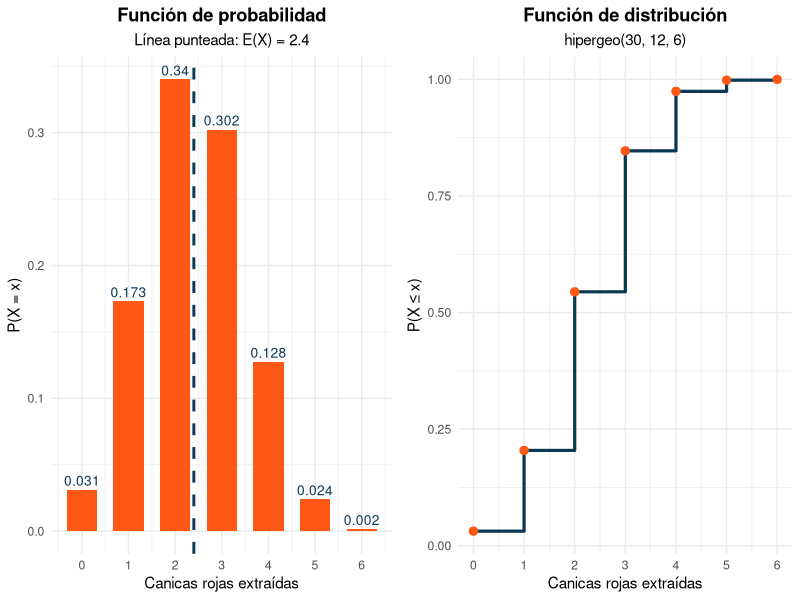
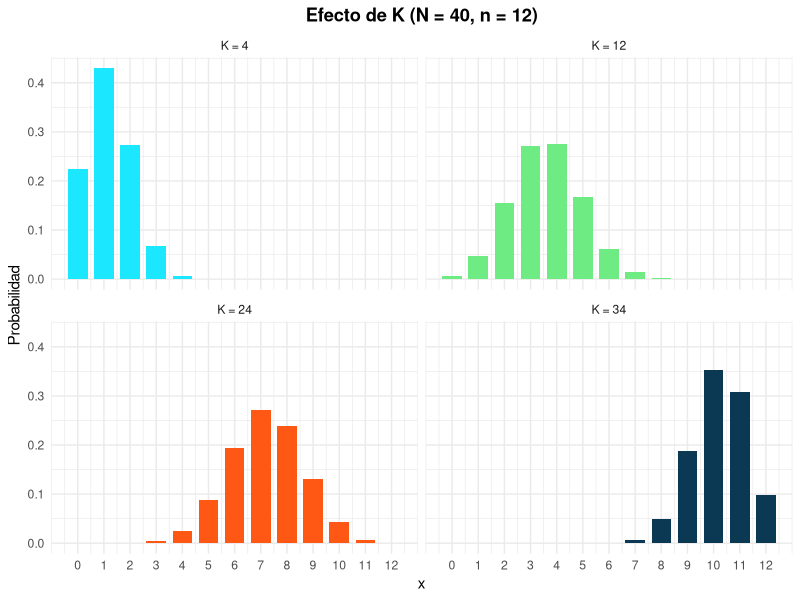
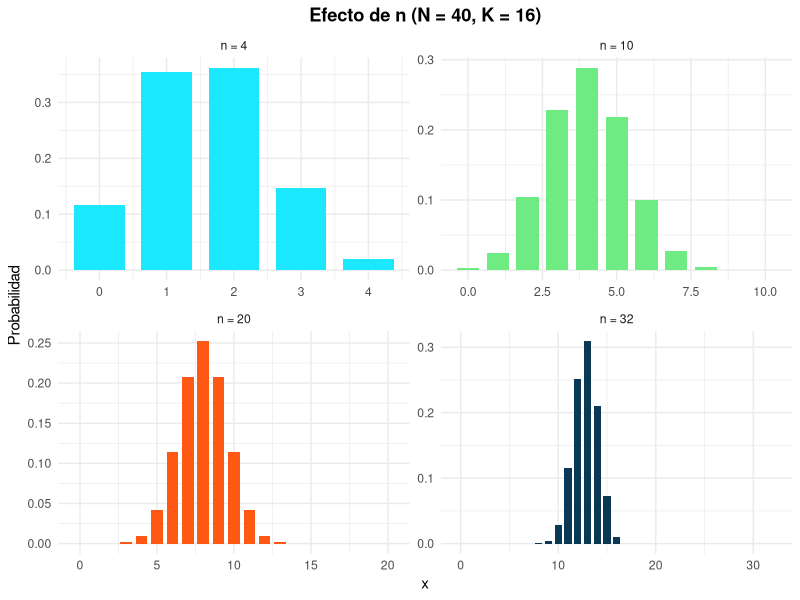
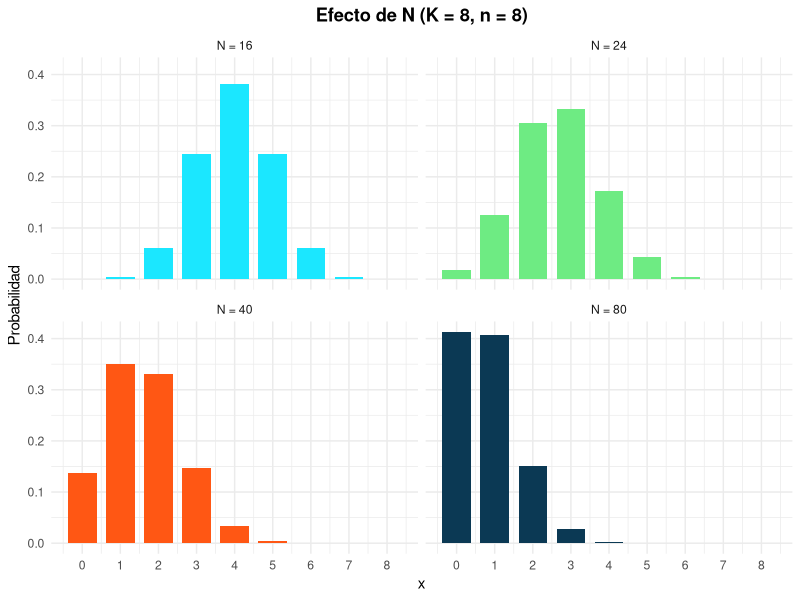
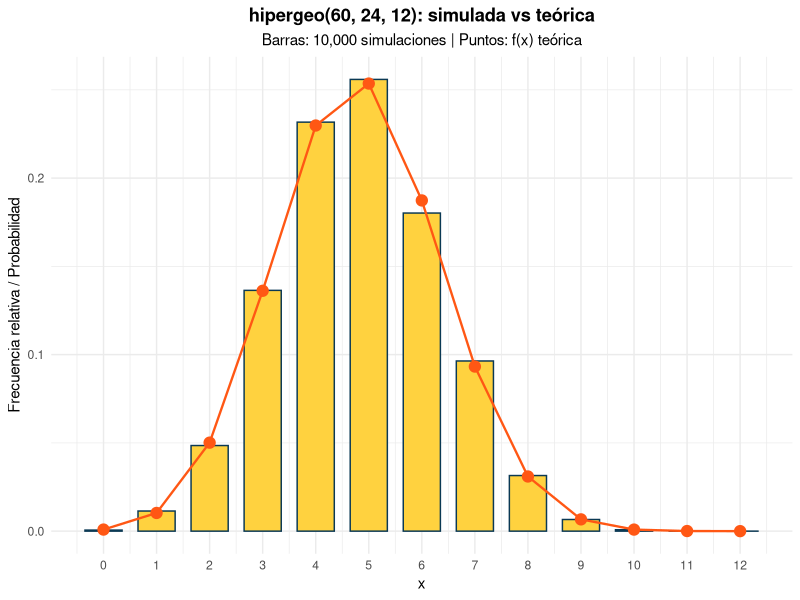
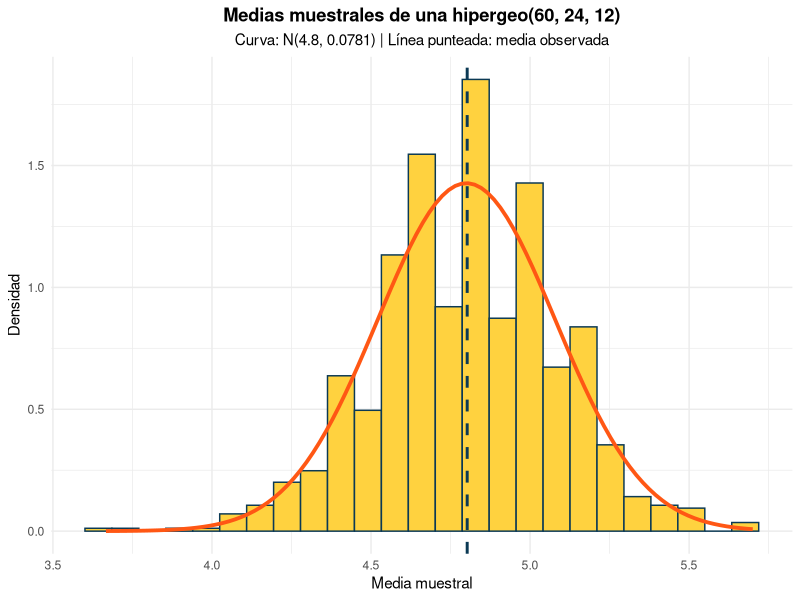
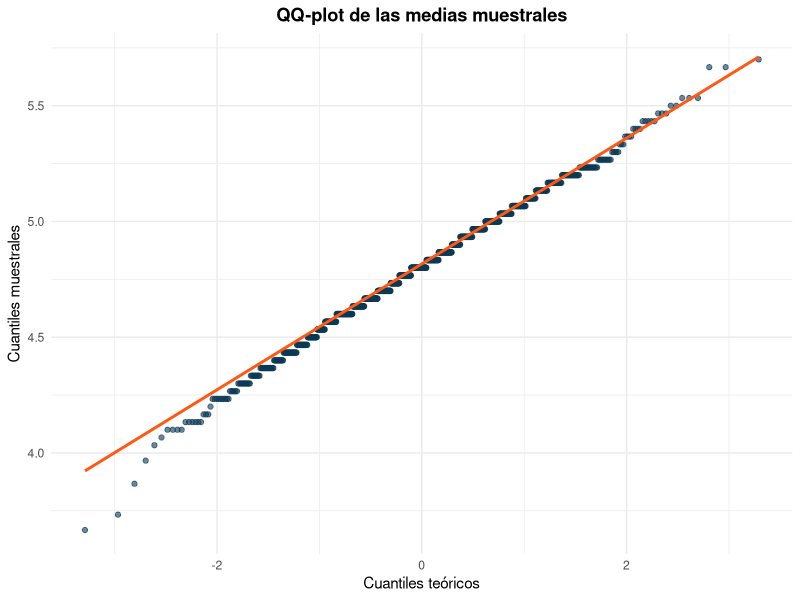

These figures' R source, in order:
## ---- chunk 1
#| label: setup
#| include: false
library(tidyverse)
library(kableExtra)
library(gridExtra)
## ---- chunk 2
#| label: ejemplo-urna
#| code-fold: true

N_urna <- 30
K_urna <- 12
n_urna <- 6
x_urna <- 0:n_urna

tabla_urna <- data.frame(
  x = x_urna,
  fx = dhyper(x_urna, K_urna, N_urna - K_urna, n_urna),
  Fx = phyper(x_urna, K_urna, N_urna - K_urna, n_urna)
)

kable(tabla_urna, digits = 4,
      caption = "Distribución hipergeo(30, 12, 6)",
      col.names = c("x", "P(X = x)", "P(X ≤ x)")) %>%
  kable_styling(bootstrap_options = "striped", full_width = FALSE)

esp_urna <- n_urna * K_urna / N_urna
var_urna <- n_urna * (K_urna / N_urna) * (1 - K_urna / N_urna) *
  (N_urna - n_urna) / (N_urna - 1)

cat("Esperanza:", esp_urna, "\n")
cat("Varianza:", round(var_urna, 4), "\n")
cat("Desviación estándar:", round(sqrt(var_urna), 4), "\n")
## ---- chunk 3
#| label: grafico-urna
#| code-fold: true
#| fig-align: center
#| fig-width: 10
#| fig-height: 4.5

g_urna_f <- ggplot(tabla_urna, aes(x = x, y = fx)) +
  geom_col(fill = "#FF5714", width = 0.65) +
  geom_text(aes(label = round(fx, 3)), vjust = -0.4, size = 3.5, color = "#0B3954") +
  geom_vline(xintercept = esp_urna, color = "#0B3954", linetype = "dashed", linewidth = 1) +
  scale_x_continuous(breaks = x_urna) +
  labs(title = "Función de probabilidad",
       subtitle = "Línea punteada: E(X) = 2.4",
       x = "Canicas rojas extraídas",
       y = "P(X = x)") +
  theme_minimal() +
  theme(plot.title = element_text(hjust = 0.5, face = "bold"),
        plot.subtitle = element_text(hjust = 0.5))

g_urna_F <- ggplot(tabla_urna, aes(x = x, y = Fx)) +
  geom_step(color = "#0B3954", linewidth = 1.1) +
  geom_point(color = "#FF5714", size = 2.5) +
  scale_x_continuous(breaks = x_urna) +
  labs(title = "Función de distribución",
       subtitle = "hipergeo(30, 12, 6)",
       x = "Canicas rojas extraídas",
       y = "P(X ≤ x)") +
  theme_minimal() +
  theme(plot.title = element_text(hjust = 0.5, face = "bold"),
        plot.subtitle = element_text(hjust = 0.5))

grid.arrange(g_urna_f, g_urna_F, ncol = 2)
## ---- chunk 4
#| label: efecto-K
#| code-fold: true
#| fig-align: center

N_k <- 40
n_k <- 12
K_vals <- c(4, 12, 24, 34)

datos_K <- map_dfr(K_vals, function(K) {
  data.frame(
    x = 0:n_k,
    prob = dhyper(0:n_k, K, N_k - K, n_k),
    K = paste("K =", K)
  )
})
datos_K$K <- factor(datos_K$K, levels = paste("K =", K_vals))

ggplot(datos_K, aes(x = x, y = prob, fill = K)) +
  geom_col(width = 0.75, show.legend = FALSE) +
  scale_fill_manual(values = c("#1BE7FF", "#6EEB83", "#FF5714", "#0B3954")) +
  scale_x_continuous(breaks = 0:n_k) +
  facet_wrap(~K) +
  labs(title = "Efecto de K (N = 40, n = 12)",
       x = "x",
       y = "Probabilidad") +
  theme_minimal() +
  theme(plot.title = element_text(hjust = 0.5, face = "bold"))
## ---- chunk 5
#| label: efecto-n
#| code-fold: true
#| fig-align: center

K_n <- 16
n_vals <- c(4, 10, 20, 32)

datos_n <- map_dfr(n_vals, function(n) {
  data.frame(
    x = 0:n,
    prob = dhyper(0:n, K_n, N_k - K_n, n),
    n = paste("n =", n)
  )
})
datos_n$n <- factor(datos_n$n, levels = paste("n =", n_vals))

ggplot(datos_n, aes(x = x, y = prob, fill = n)) +
  geom_col(width = 0.75, show.legend = FALSE) +
  scale_fill_manual(values = c("#1BE7FF", "#6EEB83", "#FF5714", "#0B3954")) +
  facet_wrap(~n, scales = "free") +
  labs(title = "Efecto de n (N = 40, K = 16)",
       x = "x",
       y = "Probabilidad") +
  theme_minimal() +
  theme(plot.title = element_text(hjust = 0.5, face = "bold"))
## ---- chunk 6
#| label: efecto-N
#| code-fold: true
#| fig-align: center

K_N <- 8
n_N <- 8
N_vals <- c(16, 24, 40, 80)

datos_N <- map_dfr(N_vals, function(N) {
  data.frame(
    x = 0:n_N,
    prob = dhyper(0:n_N, K_N, N - K_N, n_N),
    N = paste("N =", N)
  )
})
datos_N$N <- factor(datos_N$N, levels = paste("N =", N_vals))

ggplot(datos_N, aes(x = x, y = prob, fill = N)) +
  geom_col(width = 0.75, show.legend = FALSE) +
  scale_fill_manual(values = c("#1BE7FF", "#6EEB83", "#FF5714", "#0B3954")) +
  scale_x_continuous(breaks = 0:n_N) +
  facet_wrap(~N) +
  labs(title = "Efecto de N (K = 8, n = 8)",
       x = "x",
       y = "Probabilidad") +
  theme_minimal() +
  theme(plot.title = element_text(hjust = 0.5, face = "bold"))
## ---- chunk 7
#| label: tabla-parametros
#| code-fold: true

param_hiper <- tibble(
  N = c(40, 40, 40, 40, 40, 80),
  K = c(4, 24, 16, 16, 16, 8),
  n = c(12, 12, 4, 20, 32, 8)
) %>%
  mutate(
    Media = n * K / N,
    Varianza = n * (K / N) * (1 - K / N) * (N - n) / (N - 1),
    Desv_Std = sqrt(Varianza)
  )

kable(param_hiper, digits = 4,
      caption = "Esperanza y varianza de la distribución hipergeométrica",
      col.names = c("N", "K", "n", "Media", "Varianza", "Desv. Estándar")) %>%
  kable_styling(bootstrap_options = "striped")
## ---- chunk 8
#| label: simulacion-hiper
#| code-fold: true

set.seed(2026)

N_s <- 60
K_s <- 24
n_s <- 12
reps_s <- 10000

valores_s <- rhyper(reps_s, K_s, N_s - K_s, n_s)

esp_s <- n_s * K_s / N_s
var_s <- n_s * (K_s / N_s) * (1 - K_s / N_s) * (N_s - n_s) / (N_s - 1)

data.frame(
  Medida = c("Media", "Varianza", "Desv. Estándar"),
  Teorica = c(esp_s, var_s, sqrt(var_s)),
  Simulada = c(mean(valores_s), var(valores_s), sd(valores_s))
) %>%
  kable(digits = 4,
        caption = "hipergeo(60, 24, 12): valores teóricos vs simulados",
        col.names = c("Medida", "Teórica", "Simulada")) %>%
  kable_styling(bootstrap_options = "striped", full_width = FALSE)
## ---- chunk 9
#| label: grafico-simulacion
#| code-fold: true
#| fig-align: center

soporte_s <- 0:n_s

comp_s <- data.frame(
  x = soporte_s,
  Simulada = as.numeric(table(factor(valores_s, levels = soporte_s))) / reps_s,
  Teorica = dhyper(soporte_s, K_s, N_s - K_s, n_s)
)

ggplot(comp_s, aes(x = x)) +
  geom_col(aes(y = Simulada), fill = "#FFD23F", color = "#0B3954", width = 0.7) +
  geom_point(aes(y = Teorica), color = "#FF5714", size = 3.5) +
  geom_line(aes(y = Teorica), color = "#FF5714", linewidth = 0.8) +
  scale_x_continuous(breaks = soporte_s) +
  labs(title = "hipergeo(60, 24, 12): simulada vs teórica",
       subtitle = "Barras: 10,000 simulaciones | Puntos: f(x) teórica",
       x = "x",
       y = "Frecuencia relativa / Probabilidad") +
  theme_minimal() +
  theme(plot.title = element_text(hjust = 0.5, face = "bold"),
        plot.subtitle = element_text(hjust = 0.5))
## ---- chunk 10
#| label: tcl-hiper
#| code-fold: true
#| fig-align: center

set.seed(2026)

k_tcl <- 1000
n_tcl <- 30

medias_h <- replicate(k_tcl, mean(rhyper(n_tcl, K_s, N_s - K_s, n_s)))
var_media_h <- var_s / n_tcl

data.frame(
  Medida = c("Media", "Varianza"),
  Teorico = c(esp_s, var_media_h),
  Observado = c(mean(medias_h), var(medias_h))
) %>%
  kable(digits = 4, col.names = c("Medida", "Teórico", "Observado")) %>%
  kable_styling(bootstrap_options = "striped", full_width = FALSE)

ggplot(data.frame(medias = medias_h), aes(x = medias)) +
  geom_histogram(aes(y = after_stat(density)), bins = 25,
                 fill = "#FFD23F", color = "#0B3954") +
  stat_function(fun = dnorm, args = list(mean = esp_s, sd = sqrt(var_media_h)),
                color = "#FF5714", linewidth = 1.3) +
  geom_vline(xintercept = mean(medias_h), color = "#0B3954",
             linetype = "dashed", linewidth = 1) +
  labs(title = "Medias muestrales de una hipergeo(60, 24, 12)",
       subtitle = "Curva: N(4.8, 0.0781) | Línea punteada: media observada",
       x = "Media muestral",
       y = "Densidad") +
  theme_minimal() +
  theme(plot.title = element_text(hjust = 0.5, face = "bold"),
        plot.subtitle = element_text(hjust = 0.5))
## ---- chunk 11
#| label: qq-hiper
#| code-fold: true
#| fig-align: center
#| fig-width: 6
#| fig-height: 5

ggplot(data.frame(medias = medias_h), aes(sample = medias)) +
  stat_qq(color = "#0B3954", alpha = 0.6) +
  stat_qq_line(color = "#FF5714", linewidth = 1) +
  labs(title = "QQ-plot de las medias muestrales",
       x = "Cuantiles teóricos",
       y = "Cuantiles muestrales") +
  theme_minimal() +
  theme(plot.title = element_text(hjust = 0.5, face = "bold"))
